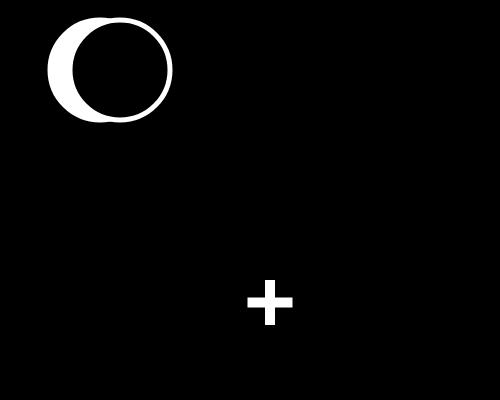
Frame 1 (no input)
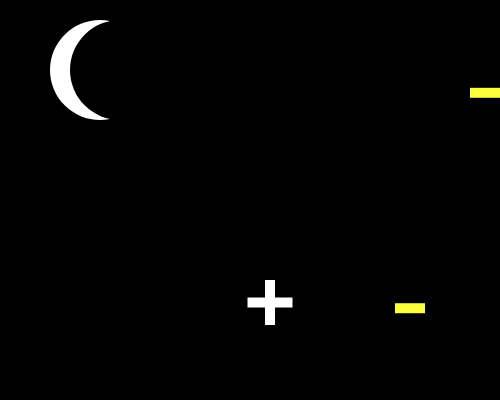
Frame 60 (no input)
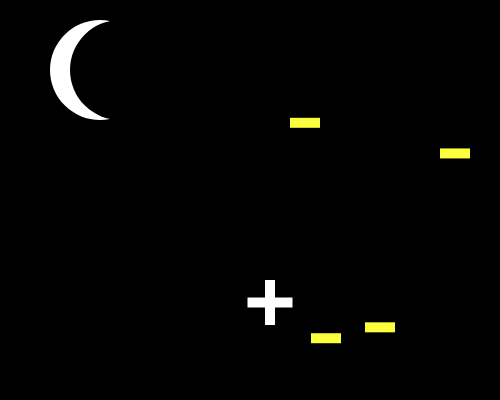
Frame 120 (the mouse pressed at the canvas centre since frame 60)

The p5.js sketch that drew these frames (run headless with seeded random() and noise() and a simulated clock; from frame 60 on, the mouse is pressed at the canvas centre):

// p5.js sketch
// ── sketch.js
//create an empty array called balls
let balls = [];

//create a variable to hold your avatar
let me;


function setup() {
  createCanvas(500, 400);

  //make one avatar called me
  me = new Avatar(width/2, 300, 3);

}

function draw(){
	background(0);

  me.drawMe();
  me.moveMe();

  if (frameCount % 25 == 0) {
      let  b = new Ball(width, random(0,height), -3);
      balls.push(b);
      console.log(balls); //print the balls array to the console
    }

//	draw all the balls in that array
	for (let i = 0; i < balls.length; i++) {
	 	      balls[i].drawBall();
       	  balls[i].moveBall();
        	balls[i].bounceBall();
	  }
{
  fill("white");
ellipse(100,70,100,100);

fill(0);
ellipse(120,70,100,100);
}
}

//avatar class
class Avatar {

	constructor(x,y, speed){ //every avatar needs an x value, a y value, and a speed
		    this.x = x;
    		this.y = y;
        this.speed = speed;
	}

	drawMe(){  // draw the running person
    		stroke("white");
        strokeWeight(5);
    		fill("white");
		    rect(this.x,this.y,40,5)
        rect(this.x+17.5,this.y-17.5,5,40)

	}

	moveMe(){
    if (keyIsDown(UP_ARROW)) { //if you hold the up arrow, move up by speed
       this.y -= this.speed;
    }

    if (keyIsDown(DOWN_ARROW)) { // if you hold the down arrow, move down by speed
        this.y += this.speed;
    }
    if (keyIsDown(LEFT_ARROW)) {
        this.x -= this.speed;
    }
      if (keyIsDown(RIGHT_ARROW)) {
            this.x += this.speed;
	}
}
  die(){

  }

}


//ball class from which to create new balls with similar properties.
class Ball {

	//every ball needs an x value, a y value, and a speed
	constructor(x,y, speed){
		this.x = x;
    this.y = y;
    this.speed = speed;
	}

	// draw a ball on the screen at x,y
	drawBall(){
    	stroke(0);
      strokeWeight(0);
    	fill(252, 255, 59);
		  rect(this.x,this.y,30,10);
	}

	//update the location of the ball, so it moves across the screen
	moveBall(){
		this.x = this.x+ this.speed;
		this.y = this.y+.5;
	}

	//if the ball hits the person, change the speed value to negative (send it in the opposite direction)
  	bounceBall(){
    		if (this.x >= me.x-15 && this.x <= me.x+15 && this.y > me.y-40 && this.y < me.y+40){
      			this.speed = -this.speed;
    		}
  	}

}
